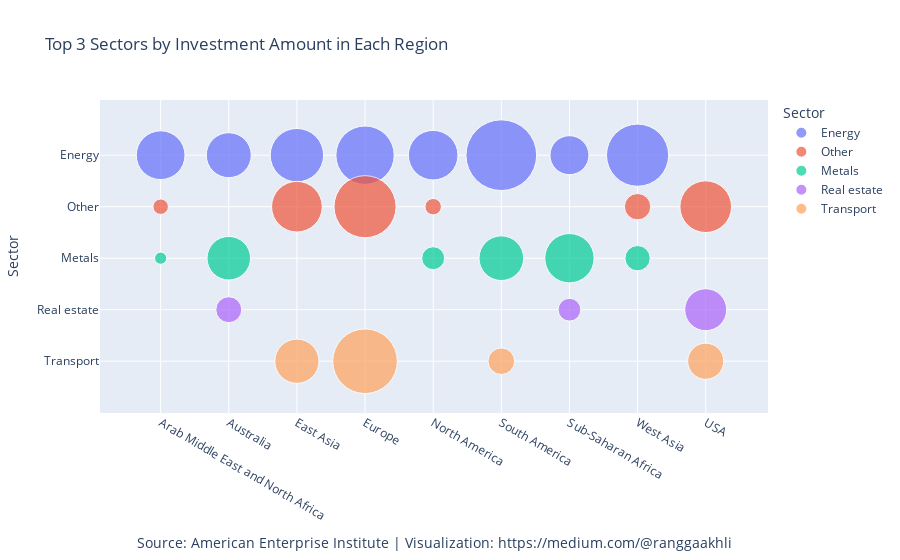

Notebook source saved alongside this figure:
### Code cell
# Group investment data by sector, region, and sum the quantities
investment_by_sector_region = investment_data.groupby(['Sector', 'Region'])['Quantity in Millions'].sum().reset_index()

# Sort the data to get the top 3 sectors by investment amount in each region
top_sectors_by_region = investment_by_sector_region.groupby('Region').apply(lambda x: x.nlargest(3, 'Quantity in Millions')).reset_index(drop=True)

# Create a bubble chart to visualize the top 3 sectors by investment amount in each region
fig = px.scatter(top_sectors_by_region, x='Region', y='Sector', size='Quantity in Millions', 
                 color='Sector', hover_name='Sector', 
                 title='Top 3 Sectors by Investment Amount in Each Region',
                 labels={'Region': 'Source: American Enterprise Institute | Visualization: https://medium.com/@ranggaakhli', 'Sector': 'Sector', 'Quantity in Millions': 'Investment (Millions)'},
                 size_max=50)



fig.show()

### Figure 1 — Plotly figure (JSON) as saved in the notebook; plotly's stock layout.template omitted (floating-point values rounded to 4 significant figures)
{"data": [{"hovertemplate": "<b>%{hovertext}</b><br><br>Sector=%{y}<br>Source: American Enterprise Institute | Visualization: https://medium.com/@ranggaakhli=%{x}<br>Investment (Millions)=%{marker.size}<extra></extra>", "hovertext": ["Energy", "Energy", "Energy", "Energy", "Energy", "Energy", "Energy", "Energy"], "legendgroup": "Energy", "marker": {"color": "#636efa", "size": [43910, 37350, 52690, 63010, 45480, 92420, 28080, 71450], "sizemode": "area", "sizeref": 36.97, "symbol": "circle"}, "mode": "markers", "name": "Energy", "orientation": "v", "showlegend": true, "type": "scatter", "x": ["Arab Middle East and North Africa", "Australia", "East Asia", "Europe", "North America", "South America", "Sub-Saharan Africa", "West Asia"], "xaxis": "x", "y": ["Energy", "Energy", "Energy", "Energy", "Energy", "Energy", "Energy", "Energy"], "yaxis": "y"}, {"hovertemplate": "<b>%{hovertext}</b><br><br>Sector=%{y}<br>Source: American Enterprise Institute | Visualization: https://medium.com/@ranggaakhli=%{x}<br>Investment (Millions)=%{marker.size}<extra></extra>", "hovertext": ["Other", "Other", "Other", "Other", "Other", "Other"], "legendgroup": "Other", "marker": {"color": "#EF553B", "size": [4440, 47480, 71260, 5010, 49350, 12840], "sizemode": "area", "sizeref": 36.97, "symbol": "circle"}, "mode": "markers", "name": "Other", "orientation": "v", "showlegend": true, "type": "scatter", "x": ["Arab Middle East and North Africa", "East Asia", "Europe", "North America", "USA", "West Asia"], "xaxis": "x", "y": ["Other", "Other", "Other", "Other", "Other", "Other"], "yaxis": "y"}, {"hovertemplate": "<b>%{hovertext}</b><br><br>Sector=%{y}<br>Source: American Enterprise Institute | Visualization: https://medium.com/@ranggaakhli=%{x}<br>Investment (Millions)=%{marker.size}<extra></extra>", "hovertext": ["Metals", "Metals", "Metals", "Metals", "Metals", "Metals"], "legendgroup": "Metals", "marker": {"color": "#00cc96", "size": [2730, 35070, 9750, 36870, 45040, 11850], "sizemode": "area", "sizeref": 36.97, "symbol": "circle"}, "mode": "markers", "name": "Metals", "orientation": "v", "showlegend": true, "type": "scatter", "x": ["Arab Middle East and North Africa", "Australia", "North America", "South America", "Sub-Saharan Africa", "West Asia"], "xaxis": "x", "y": ["Metals", "Metals", "Metals", "Metals", "Metals", "Metals"], "yaxis": "y"}, {"hovertemplate": "<b>%{hovertext}</b><br><br>Sector=%{y}<br>Source: American Enterprise Institute | Visualization: https://medium.com/@ranggaakhli=%{x}<br>Investment (Millions)=%{marker.size}<extra></extra>", "hovertext": ["Real estate", "Real estate", "Real estate"], "legendgroup": "Real estate", "marker": {"color": "#ab63fa", "size": [12430, 9560, 32600], "sizemode": "area", "sizeref": 36.97, "symbol": "circle"}, "mode": "markers", "name": "Real estate", "orientation": "v", "showlegend": true, "type": "scatter", "x": ["Australia", "Sub-Saharan Africa", "USA"], "xaxis": "x", "y": ["Real estate", "Real estate", "Real estate"], "yaxis": "y"}, {"hovertemplate": "<b>%{hovertext}</b><br><br>Sector=%{y}<br>Source: American Enterprise Institute | Visualization: https://medium.com/@ranggaakhli=%{x}<br>Investment (Millions)=%{marker.size}<extra></extra>", "hovertext": ["Transport", "Transport", "Transport", "Transport"], "legendgroup": "Transport", "marker": {"color": "#FFA15A", "size": [36160, 77210, 13070, 24100], "sizemode": "area", "sizeref": 36.97, "symbol": "circle"}, "mode": "markers", "name": "Transport", "orientation": "v", "showlegend": true, "type": "scatter", "x": ["East Asia", "Europe", "South America", "USA"], "xaxis": "x", "y": ["Transport", "Transport", "Transport", "Transport"], "yaxis": "y"}], "layout": {"legend": {"itemsizing": "constant", "title": {"text": "Sector"}, "tracegroupgap": 0}, "title": {"text": "Top 3 Sectors by Investment Amount in Each Region"}, "xaxis": {"anchor": "y", "domain": [0, 1], "title": {"text": "Source: American Enterprise Institute | Visualization: https://medium.com/@ranggaakhli"}}, "yaxis": {"anchor": "x", "categoryarray": ["Transport", "Real estate", "Metals", "Other", "Energy"], "categoryorder": "array", "domain": [0, 1], "title": {"text": "Sector"}}}}
